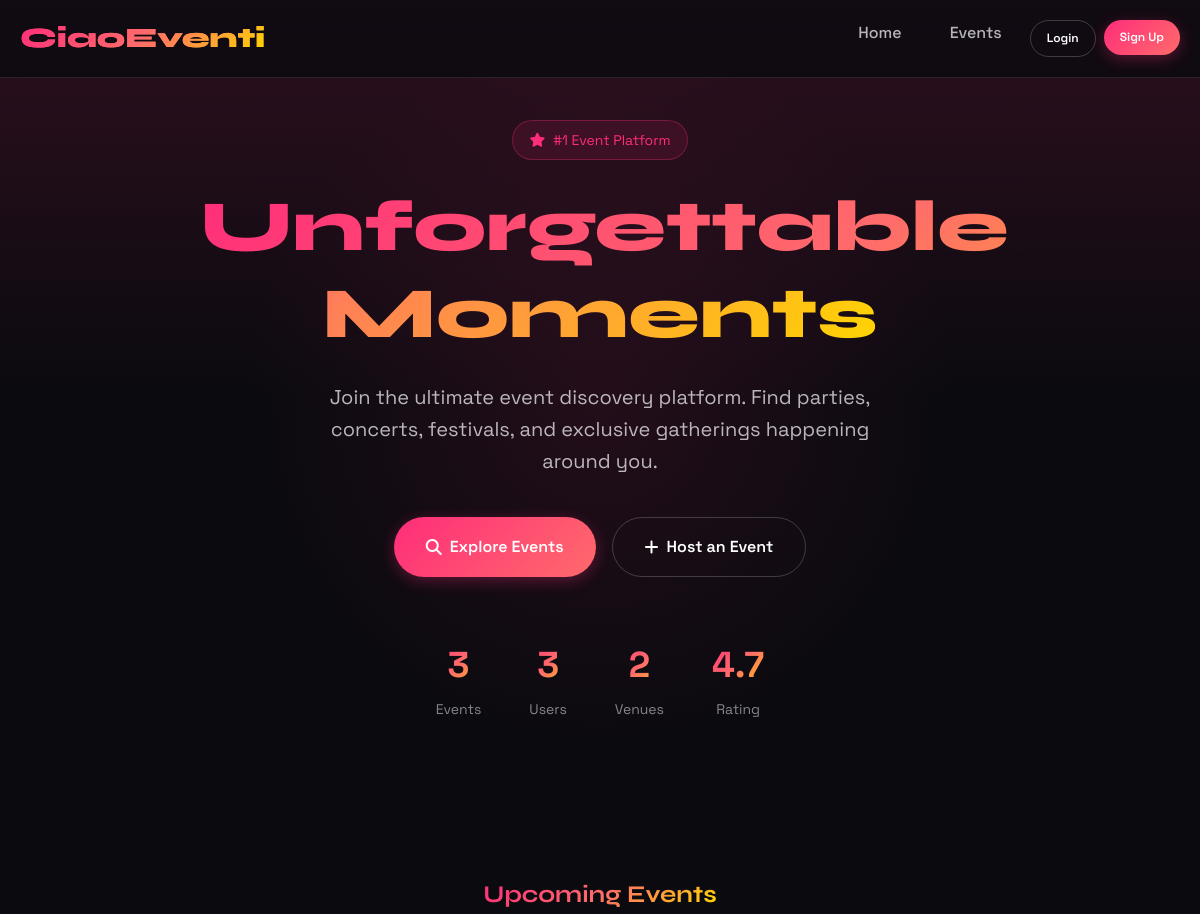
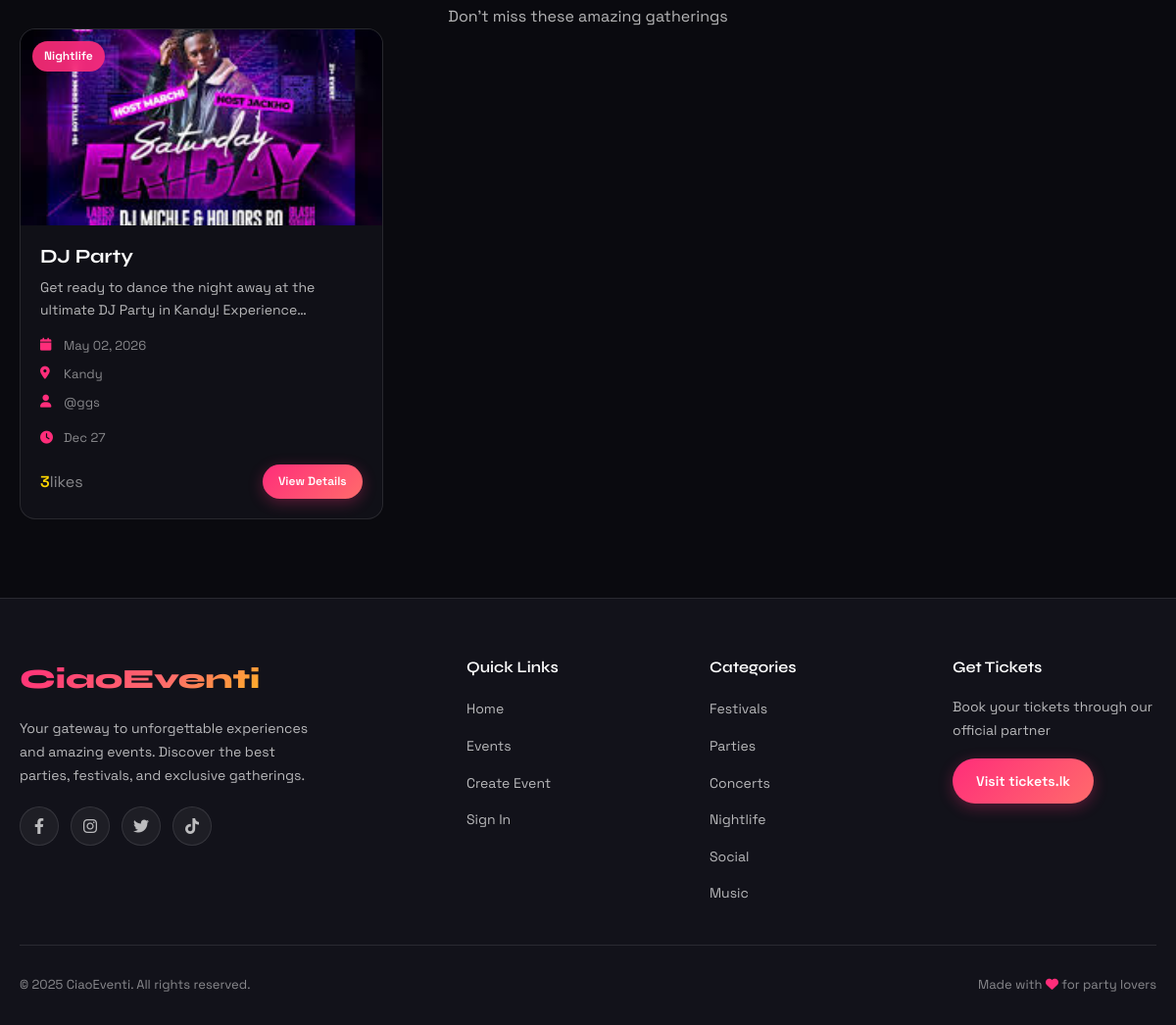
The app's page /test2/index.php with its own data (2 pictures, top to bottom).
### tables this page shows
CREATE TABLE `events` (
  `id` int(11) NOT NULL,
  `title` varchar(200) NOT NULL,
  `description` text NOT NULL,
  `category` enum('Festival','Party','Concert','Nightlife','Social','Music') NOT NULL,
  `event_date` date NOT NULL,
  `event_time` time NOT NULL,
  `location` varchar(200) NOT NULL,
  `venue` varchar(100) DEFAULT NULL,
  `banner_image` varchar(255) DEFAULT NULL,
  `ticket_link` varchar(255) DEFAULT NULL,
  `user_id` int(11) NOT NULL,
  `likes_count` int(11) DEFAULT 0,
  `created_at` timestamp NOT NULL DEFAULT current_timestamp(),
  `status` enum('active','edited','deleted') DEFAULT 'active',
  `updated_at` timestamp NOT NULL DEFAULT current_timestamp() ON UPDATE current_timestamp()
);

CREATE TABLE `users` (
  `id` int(11) NOT NULL,
  `username` varchar(50) NOT NULL,
  `email` varchar(100) NOT NULL,
  `password` varchar(255) NOT NULL,
  `full_name` varchar(100) DEFAULT NULL,
  `profile_pic` varchar(255) DEFAULT NULL,
  `bio` text DEFAULT NULL,
  `created_at` timestamp NOT NULL DEFAULT current_timestamp(),
  `updated_at` timestamp NOT NULL DEFAULT current_timestamp() ON UPDATE current_timestamp()
);

### test2/index.php (the view, shortened to what this page needs)
<?php
require_once __DIR__ . '/includes/header.php';
$statsQuery = "SELECT
    (SELECT COUNT(*) FROM events) as total_events,
    (SELECT COUNT(*) FROM users) as total_users,
    (SELECT SUM(likes_count) FROM events) as total_likes,
    (SELECT COUNT(DISTINCT location) FROM events WHERE location IS NOT NULL AND location != '') as total_locations";
$statsResult = $conn->query($statsQuery);
$stats = $statsResult ? $statsResult->fetch_assoc() : [];
$eventsCount = $stats['total_events'] ?? 0;
$usersCount = $stats['total_users'] ?? 0;
$venuesCount = $stats['total_locations'] ?? 0;
$totalLikes = $stats['total_likes'] ?? 0;
$eventsDisplay = $eventsCount;
$usersDisplay = $usersCount;
$venuesDisplay = $venuesCount > 0 ? $venuesCount : '100+';
if ($eventsCount == 0) {
    $ratingDisplay = "4.9";
} else {
    $avgLikesPerEvent = $eventsCount > 0 ? $totalLikes / $eventsCount : 0;
    $ratingValue = 4.5 + ($avgLikesPerEvent * 0.1);
    $ratingDisplay = number_format(min($ratingValue, 5.0), 1);
}
$query = "SELECT e.*, u.username FROM events e
          JOIN users u ON e.user_id = u.id
          WHERE e.event_date >= CURDATE()
          ORDER BY e.event_date ASC
          LIMIT 6";
$result = $conn->query($query);
$featuredEvents = $result ? $result->fetch_all(MYSQLI_ASSOC) : [];
?>
<section class="hero">
    <div class="hero-content">
        <div class="hero-badge animate-fade-up">
            <i class="fas fa-star"></i>
            <span>#1 Event Platform</span>
        </div>
        <h1 class="hero-title animate-fade-up delay-100">
            <span class="text-gradient">Unforgettable Moments</span>
        </h1>
        <p class="hero-subtitle animate-fade-up delay-200">
            Join the ultimate event discovery platform. Find parties, concerts, festivals,
            and exclusive gatherings happening around you.
        </p>
        <div class="hero-buttons animate-fade-up delay-300">
            <a href="events.php" class="btn btn-primary btn-lg">
                <i class="fas fa-search"></i> Explore Events
            </a>
            <a href="create_event.php" class="btn btn-secondary btn-lg">
                <i class="fas fa-plus"></i> Host an Event
            </a>
        </div>
        <div class="hero-stats animate-fade-up delay-400">
            <div class="hero-stat">
                <div class="hero-stat-value"><?php echo $eventsDisplay; ?></div>
                <div class="hero-stat-label">Events</div>
            </div>
            <div class="hero-stat">
                <div class="hero-stat-value"><?php echo $usersDisplay; ?></div>
                <div class="hero-stat-label">Users</div>
            </div>
            <div class="hero-stat">
                <div class="hero-stat-value"><?php echo $venuesDisplay; ?></div>
                <div class="hero-stat-label">Venues</div>
            </div>
            <div class="hero-stat">
                <div class="hero-stat-value"><?php echo $ratingDisplay; ?></div>
                <div class="hero-stat-label">Rating</div>
            </div>
        </div>
    </div>
</section>
<section class="py-20 bg-dark">
    <div class="container">
        <div class="text-center mb-12">
            <h2 class="text-2xl font-bold mb-2">
                <span class="text-gradient">Upcoming Events</span>
            </h2>
            <p class="text-secondary">Don't miss these amazing gatherings</p>
        </div>
        <?php if (!empty($featuredEvents)): ?>
            <div class="grid-3">
                <?php foreach($featuredEvents as $event): ?>
                <div class="card event-card animate-on-scroll" data-animate="fade-up">
                    <div class="card-image">
                        <img src="<?php echo !empty($event['banner_image']) ? 'uploads/' . $event['banner_image'] : 'https://images.unsplash.com/photo-1514525253161-7a46d19cd819?ixlib=rb-4.0.3&auto=format&fit=crop&w=600&q=80'; ?>"
                             alt="<?php echo htmlspecialchars($event['title']); ?>">
                        <div class="card-badge"><?php echo $event['category']; ?></div>
                    </div>
                    <div class="card-content">
                        <h3 class="card-title"><?php echo htmlspecialchars($event['title']); ?></h3>
                        <p class="card-description"><?php echo htmlspecialchars(substr($event['description'], 0, 100)) . '...'; ?></p>
                        <div class="card-meta">
                            <div class="card-meta-item">
                                <i class="fas fa-calendar"></i>
                                <span><?php echo date('M d, Y', strtotime($event['event_date'])); ?></span>
                            </div>
                            <div class="card-meta-item">
                                <i class="fas fa-map-marker-alt"></i>
                                <span><?php echo htmlspecialchars($event['location']); ?></span>
                            </div>
                            <div class="card-meta-item">
                                <i class="fas fa-user"></i>
                                <span>@<?php echo htmlspecialchars($event['username']); ?></span>
                            </div>
                        </div>
                        <div class="card-meta-item">
    <i class="fas fa-clock"></i>
    <span>
        <?php
        if (!empty($event['created_at']) && $event['created_at'] != '0000-00-00 00:00:00') {
            $created = new DateTime($event['created_at']);
            $now = new DateTime();
            $diff = $now->diff($created);
            if ($diff->days == 0) echo 'Today';
            elseif ($diff->days == 1) echo 'Yesterday';
            elseif ($diff->days < 7) echo $diff->days . ' days ago';
            else echo date('M j', strtotime($event['created_at']));
        } else {
            echo 'Recently';
        }
        ?>
    </span>
</div>
                        <div class="flex-between mt-4">
                            <div class="flex items-center">
                                <span class="text-gold font-semibold">
                                    <?php echo number_format($event['likes_count']); ?>
                                </span>
                                <span class="text-muted ml-1">
                                    like<?php echo $event['likes_count'] != 1 ? 's' : ''; ?>
                                </span>
                            </div>
                            <a href="events.php" class="btn btn-primary btn-sm">
                                View Details
                            </a>
                        </div>
                    </div>
                </div>
                <?php endforeach; ?>
            </div>
        <?php endif; ?>
    </div>
</section>
<?php require_once __DIR__ . '/includes/footer.php'; ?>

### test2/includes/header.php (style rules this page uses)
.event-card { transition: all 0.3s ease; }

### records on screen
events: banner_image (picture), category "Nightlife", title "DJ Party", description "Get ready to dance the night away at the ultimate DJ Party in Kandy!…", event_date "May 02, 2026", location "Kandy", user.username "ggs", created_at "Dec 27", likes_count "3"

### other values on screen
$eventsDisplay "3"
$usersDisplay "3"
$venuesDisplay "2"
$ratingDisplay "4.7"
